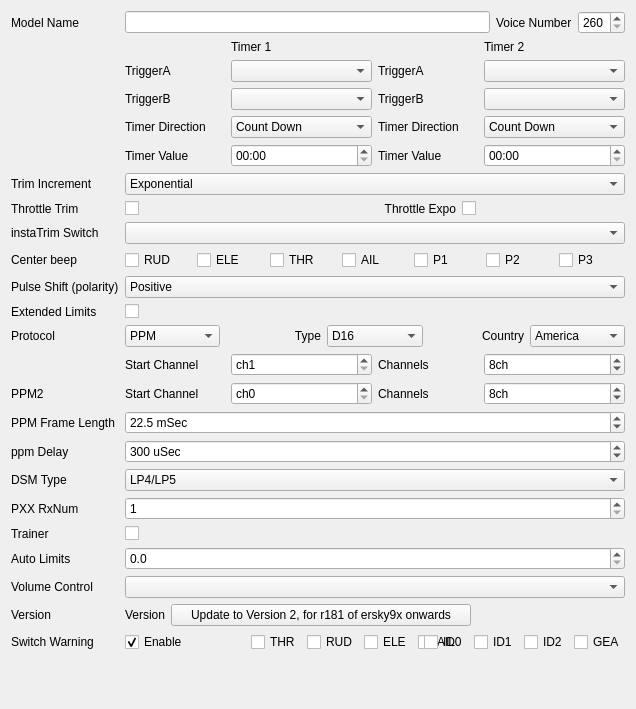
     <widget class="QWidget" name="tabModelSetup">
      <attribute name="title">
       <string>Setup</string>
      </attribute>
      <layout class="QFormLayout" name="formLayout">
       <property name="fieldGrowthPolicy">
        <enum>QFormLayout::AllNonFixedFieldsGrow</enum>
       </property>
       <item row="0" column="0">
        <widget class="QLabel" name="label">
         <property name="text">
          <string>Model Name</string>
         </property>
        </widget>
       </item>
       <item row="0" column="1">
        <layout class="QHBoxLayout" name="horizontalLayout_4">
         <item>
          <widget class="QLineEdit" name="modelNameLE">
           <property name="maxLength">
            <number>10</number>
           </property>
          </widget>
         </item>
         <item>
          <widget class="QLabel" name="label_145">
           <property name="text">
            <string>Voice Number</string>
           </property>
          </widget>
         </item>
         <item>
          <widget class="QSpinBox" name="VoiceNumberSB">
           <property name="suffix">
            <string/>
           </property>
           <property name="minimum">
            <number>260</number>
           </property>
           <property name="maximum">
            <number>309</number>
           </property>
           <property name="singleStep">
            <number>1</number>
           </property>
           <property name="value">
            <number>260</number>
           </property>
          </widget>
         </item>
        </layout>
       </item>
       <item row="2" column="1">
        <layout class="QGridLayout" name="gridLayout_14">
         <item row="0" column="0">
          <layout class="QGridLayout" name="gridLayout_26">
           <item row="1" column="0">
            <widget class="QLabel" name="label_2">
             <property name="text">
              <string>TriggerA</string>
             </property>
            </widget>
           </item>
           <item row="1" column="1">
            <widget class="QComboBox" name="timerModeCB"/>
           </item>
           <item row="2" column="0">
            <widget class="QLabel" name="label_118">
             <property name="text">
              <string>TriggerB</string>
             </property>
            </widget>
           </item>
           <item row="2" column="1">
            <widget class="QComboBox" name="timerModeBCB"/>
           </item>
           <item row="3" column="0">
            <widget class="QLabel" name="label_3">
             <property name="text">
              <string>Timer Direction</string>
             </property>
            </widget>
           </item>
           <item row="3" column="1">
            <widget class="QComboBox" name="timerDirCB">
             <item>
              <property name="text">
               <string>Count Down</string>
              </property>
             </item>
             <item>
              <property name="text">
               <string>Count Up</string>
              </property>
             </item>
            </widget>
           </item>
           <item row="4" column="0">
            <widget class="QLabel" name="label_4">
             <property name="maximumSize">
              <size>
               <width>100</width>
               <height>16777215</height>
              </size>
             </property>
             <property name="text">
              <string>Timer Value</string>
             </property>
            </widget>
           </item>
           <item row="4" column="1">
            <widget class="QTimeEdit" name="timerValTE">
             <property name="accelerated">
              <bool>true</bool>
             </property>
             <property name="currentSection">
              <enum>QDateTimeEdit::MinuteSection</enum>
             </property>
             <property name="displayFormat">
              <string>mm:ss</string>
             </property>
            </widget>
           </item>
           <item row="0" column="1">
            <widget class="QLabel" name="label_95">
             <property name="text">
              <string>Timer 1</string>
             </property>
            </widget>
           </item>
          </layout>
         </item>
         <item row="0" column="1">
          <layout class="QGridLayout" name="gridLayout_27">
           <item row="1" column="0">
            <widget class="QLabel" name="label_92">
             <property name="text">
              <string>TriggerA</string>
             </property>
            </widget>
           </item>
           <item row="1" column="1">
            <widget class="QComboBox" name="timer2ModeCB"/>
           </item>
           <item row="2" column="0">
            <widget class="QLabel" name="label_119">
             <property name="text">
              <string>TriggerB</string>
             </property>
            </widget>
           </item>
           <item row="2" column="1">
            <widget class="QComboBox" name="timer2ModeBCB"/>
           </item>
           <item row="3" column="0">
            <widget class="QLabel" name="label_93">
             <property name="text">
              <string>Timer Direction</string>
             </property>
            </widget>
           </item>
           <item row="3" column="1">
            <widget class="QComboBox" name="timer2DirCB">
             <item>
              <property name="text">
               <string>Count Down</string>
              </property>
             </item>
             <item>
              <property name="text">
               <string>Count Up</string>
              </property>
             </item>
            </widget>
           </item>
           <item row="4" column="0">
            <widget class="QLabel" name="label_94">
             <property name="maximumSize">
              <size>
               <width>100</width>
               <height>16777215</height>
              </size>
             </property>
             <property name="text">
              <string>Timer Value</string>
             </property>
            </widget>
           </item>
           <item row="4" column="1">
            <widget class="QTimeEdit" name="timer2ValTE">
             <property name="accelerated">
              <bool>true</bool>
             </property>
             <property name="currentSection">
              <enum>QDateTimeEdit::MinuteSection</enum>
             </property>
             <property name="displayFormat">
              <string>mm:ss</string>
             </property>
            </widget>
           </item>
           <item row="0" column="1">
            <widget class="QLabel" name="label_96">
             <property name="text">
              <string>Timer 2</string>
             </property>
            </widget>
           </item>
          </layout>
         </item>
        </layout>
       </item>
       <item row="4" column="0">
        <widget class="QLabel" name="label_10">
         <property name="text">
          <string>Trim Increment</string>
         </property>
        </widget>
       </item>
       <item row="4" column="1">
        <widget class="QComboBox" name="trimIncCB">
         <item>
          <property name="text">
           <string>Exponential</string>
          </property>
         </item>
         <item>
          <property name="text">
           <string>Extra Fine</string>
          </property>
         </item>
         <item>
          <property name="text">
           <string>Fine</string>
          </property>
         </item>
         <item>
          <property name="text">
           <string>Medium</string>
          </property>
         </item>
         <item>
          <property name="text">
           <string>Coarse</string>
          </property>
         </item>
        </widget>
       </item>
       <item row="5" column="0">
        <widget class="QLabel" name="label_7">
         <property name="text">
          <string>Throttle Trim</string>
         </property>
        </widget>
       </item>
       <item row="5" column="1">
        <layout class="QHBoxLayout" name="horizontalLayout_2">
         <item>
          <widget class="QCheckBox" name="thrTrimChkB">
           <property name="text">
            <string/>
           </property>
          </widget>
         </item>
         <item>
          <widget class="QLabel" name="label_8">
           <property name="text">
            <string>Throttle Expo</string>
           </property>
           <property name="alignment">
            <set>Qt::AlignRight|Qt::AlignTrailing|Qt::AlignVCenter</set>
           </property>
          </widget>
         </item>
         <item>
          <widget class="QCheckBox" name="thrExpoChkB">
           <property name="text">
            <string/>
           </property>
          </widget>
         </item>
        </layout>
       </item>
       <item row="6" column="0">
        <widget class="QLabel" name="label_11">
         <property name="text">
          <string>instaTrim Switch</string>
         </property>
        </widget>
       </item>
       <item row="6" column="1">
        <widget class="QComboBox" name="trimSWCB"/>
       </item>
       <item row="7" column="0">
        <widget class="QLabel" name="label_12">
         <property name="text">
          <string>Center beep</string>
         </property>
        </widget>
       </item>
       <item row="7" column="1">
        <layout class="QGridLayout" name="gridLayout_2">
         <item row="0" column="0">
          <widget class="QCheckBox" name="bcRUDChkB">
           <property name="text">
            <string>RUD</string>
           </property>
          </widget>
         </item>
         <item row="0" column="1">
          <widget class="QCheckBox" name="bcELEChkB">
           <property name="text">
            <string>ELE</string>
           </property>
          </widget>
         </item>
         <item row="0" column="2">
          <widget class="QCheckBox" name="bcTHRChkB">
           <property name="text">
            <string>THR</string>
           </property>
          </widget>
         </item>
         <item row="0" column="3">
          <widget class="QCheckBox" name="bcAILChkB">
           <property name="text">
            <string>AIL</string>
           </property>
          </widget>
         </item>
         <item row="0" column="4">
          <widget class="QCheckBox" name="bcP1ChkB">
           <property name="text">
            <string>P1</string>
           </property>
          </widget>
         </item>
         <item row="0" column="5">
          <widget class="QCheckBox" name="bcP2ChkB">
           <property name="text">
            <string>P2</string>
           </property>
          </widget>
         </item>
         <item row="0" column="6">
          <widget class="QCheckBox" name="bcP3ChkB">
           <property name="text">
            <string>P3</string>
           </property>
          </widget>
         </item>
        </layout>
       </item>
       <item row="8" column="0">
        <widget class="QLabel" name="label_13">
         <property name="text">
          <string>Pulse Shift (polarity)</string>
         </property>
        </widget>
       </item>
       <item row="8" column="1">
        <widget class="QComboBox" name="pulsePolCB">
         <item>
          <property name="text">
           <string>Positive</string>
          </property>
         </item>
         <item>
          <property name="text">
           <string>Negative</string>
          </property>
         </item>
        </widget>
       </item>
       <item row="9" column="0">
        <widget class="QLabel" name="label_55">
         <property name="text">
          <string>Extended Limits</string>
         </property>
        </widget>
       </item>
       <item row="9" column="1">
        <widget class="QCheckBox" name="extendedLimitsChkB">
         <property name="text">
          <string/>
         </property>
        </widget>
       </item>
       <item row="10" column="0">
        <widget class="QLabel" name="label_5">
         <property name="text">
          <string>Protocol</string>
         </property>
        </widget>
       </item>
       <item row="10" column="1">
        <layout class="QGridLayout" name="gridLayout_12">
         <item row="0" column="1">
          <widget class="QComboBox" name="protocolCB">
           <item>
            <property name="text">
             <string notr="true">PPM</string>
            </property>
           </item>
           <item>
            <property name="text">
             <string>PXX</string>
            </property>
           </item>
           <item>
            <property name="text">
             <string>DSM2</string>
            </property>
           </item>
          </widget>
         </item>
         <item row="0" column="2">
          <widget class="QLabel" name="label_153">
           <property name="text">
            <string>Type</string>
           </property>
           <property name="alignment">
            <set>Qt::AlignRight|Qt::AlignTrailing|Qt::AlignVCenter</set>
           </property>
          </widget>
         </item>
         <item row="0" column="3">
          <widget class="QComboBox" name="typeCB">
           <item>
            <property name="text">
             <string>D16</string>
            </property>
           </item>
           <item>
            <property name="text">
             <string>D8</string>
            </property>
           </item>
           <item>
            <property name="text">
             <string>LRP</string>
            </property>
           </item>
          </widget>
         </item>
         <item row="0" column="4">
          <widget class="QLabel" name="label_154">
           <property name="text">
            <string>Country</string>
           </property>
           <property name="alignment">
            <set>Qt::AlignRight|Qt::AlignTrailing|Qt::AlignVCenter</set>
           </property>
          </widget>
         </item>
         <item row="0" column="5">
          <widget class="QComboBox" name="countryCB">
           <item>
            <property name="text">
             <string>America</string>
            </property>
           </item>
           <item>
            <property name="text">
             <string>Japan</string>
            </property>
           </item>
           <item>
            <property name="text">
             <string>Europe</string>
            </property>
           </item>
          </widget>
         </item>
        </layout>
       </item>
       <item row="11" column="1">
        <layout class="QGridLayout" name="gridLayout_28">
         <item row="0" column="0">
          <widget class="QLabel" name="label_97">
           <property name="maximumSize">
            <size>
             <width>100</width>
             <height>16777215</height>
            </size>
           </property>
           <property name="text">
            <string>Start Channel</string>
           </property>
          </widget>
         </item>
         <item row="0" column="1">
          <widget class="QSpinBox" name="startChannelsSB">
           <property name="suffix">
            <string/>
           </property>
           <property name="prefix">
            <string>ch</string>
           </property>
           <property name="minimum">
            <number>1</number>
           </property>
           <property name="maximum">
            <number>17</number>
           </property>
           <property name="singleStep">
            <number>1</number>
           </property>
           <property name="value">
            <number>1</number>
           </property>
          </widget>
         </item>
         <item row="0" column="2">
          <widget class="QLabel" name="label_6">
           <property name="maximumSize">
            <size>
             <width>100</width>
             <height>16777215</height>
            </size>
           </property>
           <property name="text">
            <string>Channels</string>
           </property>
          </widget>
         </item>
         <item row="0" column="3">
          <widget class="QSpinBox" name="numChannelsSB">
           <property name="suffix">
            <string>ch</string>
           </property>
           <property name="minimum">
            <number>4</number>
           </property>
           <property name="maximum">
            <number>16</number>
           </property>
           <property name="singleStep">
            <number>2</number>
           </property>
           <property name="value">
            <number>8</number>
           </property>
          </widget>
         </item>
        </layout>
       </item>
       <item row="12" column="0">
        <widget class="QLabel" name="label_120">
         <property name="text">
          <string>PPM2</string>
         </property>
        </widget>
       </item>
       <item row="12" column="1">
        <layout class="QGridLayout" name="gridLayout_29">
         <item row="0" column="0">
          <widget class="QLabel" name="label_98">
           <property name="maximumSize">
            <size>
             <width>100</width>
             <height>16777215</height>
            </size>
           </property>
           <property name="text">
            <string>Start Channel</string>
           </property>
          </widget>
         </item>
         <item row="0" column="1">
          <widget class="QSpinBox" name="startChannels2SB">
           <property name="suffix">
            <string/>
           </property>
           <property name="prefix">
            <string>ch</string>
           </property>
           <property name="minimum">
            <number>0</number>
           </property>
           <property name="maximum">
            <number>17</number>
           </property>
           <property name="singleStep">
            <number>1</number>
           </property>
           <property name="value">
            <number>0</number>
           </property>
          </widget>
         </item>
         <item row="0" column="2">
          <widget class="QLabel" name="label_115">
           <property name="maximumSize">
            <size>
             <width>100</width>
             <height>16777215</height>
            </size>
           </property>
           <property name="text">
            <string>Channels</string>
           </property>
          </widget>
         </item>
         <item row="0" column="3">
          <widget class="QSpinBox" name="numChannels2SB">
           <property name="suffix">
            <string>ch</string>
           </property>
           <property name="prefix">
            <string/>
           </property>
           <property name="minimum">
            <number>4</number>
           </property>
           <property name="maximum">
            <number>16</number>
           </property>
           <property name="singleStep">
            <number>2</number>
           </property>
           <property name="value">
            <number>8</number>
           </property>
          </widget>
         </item>
        </layout>
       </item>
       <item row="13" column="0">
        <widget class="QLabel" name="label_113">
         <property name="text">
          <string>PPM Frame Length</string>
         </property>
        </widget>
       </item>
       <item row="13" column="1">
        <widget class="QDoubleSpinBox" name="ppmFrameLengthDSB">
         <property name="suffix">
          <string> mSec</string>
         </property>
         <property name="decimals">
          <number>1</number>
         </property>
         <property name="minimum">
          <double>12.500000000000000</double>
         </property>
         <property name="maximum">
          <double>32.500000000000000</double>
         </property>
         <property name="singleStep">
          <double>0.500000000000000</double>
         </property>
         <property name="value">
          <double>22.500000000000000</double>
         </property>
        </widget>
       </item>
       <item row="14" column="0">
        <widget class="QLabel" name="label_9">
         <property name="text">
          <string>ppm Delay</string>
         </property>
        </widget>
       </item>
       <item row="14" column="1">
        <widget class="QSpinBox" name="ppmDelaySB">
         <property name="suffix">
          <string> uSec</string>
         </property>
         <property name="minimum">
          <number>100</number>
         </property>
         <property name="maximum">
          <number>800</number>
         </property>
         <property name="singleStep">
          <number>50</number>
         </property>
         <property name="value">
          <number>300</number>
         </property>
        </widget>
       </item>
       <item row="15" column="0">
        <widget class="QLabel" name="label_116">
         <property name="text">
          <string>DSM Type</string>
         </property>
        </widget>
       </item>
       <item row="15" column="1">
        <widget class="QComboBox" name="DSM_Type">
         <item>
          <property name="text">
           <string>LP4/LP5</string>
          </property>
         </item>
         <item>
          <property name="text">
           <string>DSM2only</string>
          </property>
         </item>
         <item>
          <property name="text">
           <string>DSM2/DSMX</string>
          </property>
         </item>
         <item>
          <property name="text">
           <string>Dsm-9XR</string>
          </property>
         </item>
        </widget>
       </item>
       <item row="16" column="0">
        <widget class="QLabel" name="label_117">
         <property name="text">
          <string>PXX RxNum</string>
         </property>
        </widget>
       </item>
       <item row="16" column="1">
        <widget class="QSpinBox" name="pxxRxNum">
         <property name="suffix">
          <string/>
         </property>
         <property name="minimum">
          <number>1</number>
         </property>
         <property name="maximum">
          <number>125</number>
         </property>
         <property name="singleStep">
          <number>1</number>
         </property>
         <property name="value">
          <number>1</number>
         </property>
        </widget>
       </item>
       <item row="17" column="0">
        <widget class="QLabel" name="label_114">
         <property name="text">
          <string>Trainer</string>
         </property>
        </widget>
       </item>
       <item row="17" column="1">
        <widget class="QCheckBox" name="TrainerChkB">
         <property name="text">
          <string/>
         </property>
        </widget>
       </item>
       <item row="18" column="0">
        <widget class="QLabel" name="label_177">
         <property name="text">
          <string>Auto Limits</string>
         </property>
        </widget>
       </item>
       <item row="18" column="1">
        <widget class="QDoubleSpinBox" name="autoLimitsSB">
         <property name="decimals">
          <number>1</number>
         </property>
         <property name="maximum">
          <double>10.000000000000000</double>
         </property>
        </widget>
       </item>
       <item row="19" column="0">
        <widget class="QLabel" name="label_190">
         <property name="text">
          <string>Volume Control</string>
         </property>
        </widget>
       </item>
       <item row="19" column="1">
        <widget class="QComboBox" name="volumeControlCB"/>
       </item>
       <item row="20" column="0">
        <widget class="QLabel" name="label_191">
         <property name="text">
          <string>Version</string>
         </property>
        </widget>
       </item>
       <item row="20" column="1">
        <layout class="QHBoxLayout" name="horizontalLayout">
         <item>
          <widget class="QLabel" name="label_version">
           <property name="text">
            <string>Version</string>
           </property>
          </widget>
         </item>
         <item>
          <widget class="QPushButton" name="updateButton">
           <property name="minimumSize">
            <size>
             <width>300</width>
             <height>0</height>
            </size>
           </property>
           <property name="text">
            <string>Update to Version 2, for r181 of ersky9x onwards</string>
           </property>
          </widget>
         </item>
         <item>
          <spacer name="horizontalSpacer_8">
           <property name="orientation">
            <enum>Qt::Horizontal</enum>
           </property>
           <property name="sizeHint" stdset="0">
            <size>
             <width>40</width>
             <height>20</height>
            </size>
           </property>
          </spacer>
         </item>
        </layout>
       </item>
       <item row="21" column="0">
        <widget class="QLabel" name="label_192">
         <property name="text">
          <string>Switch Warning</string>
         </property>
        </widget>
       </item>
       <item row="21" column="1">
        <layout class="QGridLayout" name="gridLayout_Swarn" columnstretch="0,0,0,0,0,0,0,0,0" columnminimumwidth="0,0,0,0,0,0,0,0,0">
         <item row="0" column="0">
          <widget class="QCheckBox" name="switchwarnChkB">
           <property name="sizePolicy">
            <sizepolicy hsizetype="Minimum" vsizetype="Fixed">
             <horstretch>0</horstretch>
             <verstretch>0</verstretch>
            </sizepolicy>
           </property>
           <property name="minimumSize">
            <size>
             <width>120</width>
             <height>0</height>
            </size>
           </property>
           <property name="whatsThis">
            <string>&lt;!DOCTYPE HTML PUBLIC &quot;-//W3C//DTD HTML 4.0//EN&quot; &quot;http://www.w3.org/TR/REC-html40/strict.dtd&quot;&gt;
&lt;html&gt;&lt;head&gt;&lt;meta name=&quot;qrichtext&quot; content=&quot;1&quot; /&gt;&lt;style type=&quot;text/css&quot;&gt;
p, li { white-space: pre-wrap; }
&lt;/style&gt;&lt;/head&gt;&lt;body style=&quot; font-family:'MS Shell Dlg 2'; font-size:8.25pt; font-weight:400; font-style:normal;&quot;&gt;
&lt;p style=&quot; margin-top:0px; margin-bottom:0px; margin-left:0px; margin-right:0px; -qt-block-indent:0; text-indent:0px;&quot;&gt;&lt;span style=&quot; text-decoration: underline;&quot;&gt;Warnings&lt;/span&gt;&lt;/p&gt;
&lt;p style=&quot;-qt-paragraph-type:empty; margin-top:0px; margin-bottom:0px; margin-left:0px; margin-right:0px; -qt-block-indent:0; text-indent:0px;&quot;&gt;&lt;/p&gt;
&lt;p style=&quot; margin-top:0px; margin-bottom:0px; margin-left:0px; margin-right:0px; -qt-block-indent:0; text-indent:0px;&quot;&gt;These will define startup warnings.&lt;/p&gt;
&lt;p style=&quot; margin-top:0px; margin-bottom:0px; margin-left:0px; margin-right:0px; -qt-block-indent:0; text-indent:0px;&quot;&gt;Throttle warning - will alert if the throttle is not at idle during startup&lt;/p&gt;
&lt;p style=&quot; margin-top:0px; margin-bottom:0px; margin-left:0px; margin-right:0px; -qt-block-indent:0; text-indent:0px;&quot;&gt;Switch warning - will alert if switches are not in their defaul position&lt;/p&gt;
&lt;p style=&quot; margin-top:0px; margin-bottom:0px; margin-left:0px; margin-right:0px; -qt-block-indent:0; text-indent:0px;&quot;&gt;Memory warning - will alert if there's not a lot of memory left&lt;/p&gt;
&lt;p style=&quot; margin-top:0px; margin-bottom:0px; margin-left:0px; margin-right:0px; -qt-block-indent:0; text-indent:0px;&quot;&gt;Silent mode warning - will alert you if the beeper is set to quiet (0)&lt;/p&gt;&lt;/body&gt;&lt;/html&gt;</string>
           </property>
           <property name="text">
            <string>Enable</string>
           </property>
           <property name="checked">
            <bool>true</bool>
           </property>
          </widget>
         </item>
         <item row="0" column="1">
          <widget class="QCheckBox" name="switchDefPos_1">
           <property name="text">
            <string>THR</string>
           </property>
          </widget>
         </item>
         <item row="0" column="2">
          <widget class="QCheckBox" name="switchDefPos_2">
           <property name="text">
            <string>RUD</string>
           </property>
          </widget>
         </item>
         <item row="0" column="3">
          <widget class="QCheckBox" name="switchDefPos_3">
           <property name="text">
            <string>ELE</string>
           </property>
          </widget>
         </item>
         <item row="0" column="4" colspan="2">
          <widget class="QCheckBox" name="switchDefPos_7">
           <property name="text">
            <string>AIL</string>
           </property>
          </widget>
         </item>
         <item row="0" column="5">
          <widget class="QCheckBox" name="switchDefPos_4">
           <property name="text">
            <string>ID0</string>
           </property>
          </widget>
         </item>
         <item row="0" column="6">
          <widget class="QCheckBox" name="switchDefPos_5">
           <property name="text">
            <string>ID1</string>
           </property>
          </widget>
         </item>
         <item row="0" column="7">
          <widget class="QCheckBox" name="switchDefPos_6">
           <property name="text">
            <string>ID2</string>
           </property>
          </widget>
         </item>
         <item row="0" column="8">
          <widget class="QCheckBox" name="switchDefPos_8">
           <property name="text">
            <string>GEA</string>
           </property>
          </widget>
         </item>
        </layout>
       </item>
       <item row="22" column="1">
        <spacer name="verticalSpacer_9">
         <property name="orientation">
          <enum>Qt::Vertical</enum>
         </property>
         <property name="sizeHint" stdset="0">
          <size>
           <width>20</width>
           <height>40</height>
          </size>
         </property>
        </spacer>
       </item>
      </layout>
     </widget>
